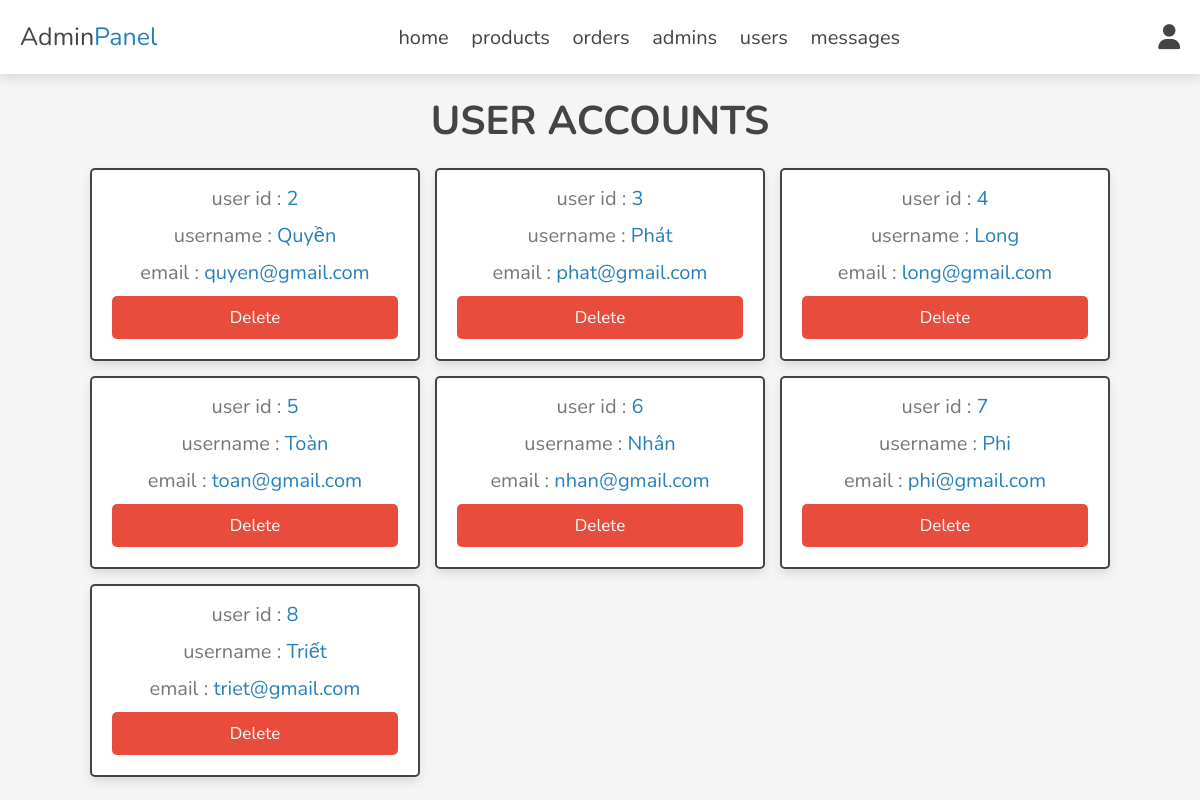
Screenshot of /admin/users_accounts.php (signed in) with the database file from the repository.
### tables this page shows
CREATE TABLE `users` (
  `id` int(100) NOT NULL,
  `name` varchar(20) NOT NULL,
  `email` varchar(50) NOT NULL,
  `password` varchar(50) NOT NULL
);

### admin/users_accounts.php (the view, shortened to what this page needs)
<?php
include '../components/connect.php';
?>
<!DOCTYPE html>
<html lang="en">
<head>
   <link rel="stylesheet" href="https://cdnjs.cloudflare.com/ajax/libs/font-awesome/6.1.1/css/all.min.css">
   <link rel="stylesheet" href="../css/admin_style.css">
</head>
<body>
<?php include '../components/admin_header.php'; ?>
<section class="accounts">
   <h1 class="heading">user accounts</h1>
   <div class="box-container">
   <?php
      $select_accounts = $conn->prepare("SELECT * FROM `users`");
      $select_accounts->execute();
      if($select_accounts->rowCount() > 0){
         while($fetch_accounts = $select_accounts->fetch(PDO::FETCH_ASSOC)){
   ?>
   <div class="box">
      <p> user id : <span><?= $fetch_accounts['id']; ?></span> </p>
      <p> username : <span><?= $fetch_accounts['name']; ?></span> </p>
      <p> email : <span><?= $fetch_accounts['email']; ?></span> </p>
      <a href="users_accounts.php?delete=<?= $fetch_accounts['id']; ?>" onclick="return confirm('delete this account? the user related information will also be delete!')" class="delete-btn">delete</a>
   </div>
   <?php
         }
      }else{
         echo '<p class="empty">no accounts available!</p>';
      }
   ?>
   </div>
</section>
</body>
</html>

### components/admin_header.php (shortened to what this page needs)
<header class="header">
   <section class="flex">
      <a href="../admin/dashboard.php" class="logo">Admin<span>Panel</span></a>
      <nav class="navbar">
         <a href="../admin/dashboard.php">home</a>
         <a href="../admin/products.php">products</a>
         <a href="../admin/placed_orders.php">orders</a>
         <a href="../admin/admin_accounts.php">admins</a>
         <a href="../admin/users_accounts.php">users</a>
         <a href="../admin/messages.php">messages</a>
      </nav>
      <div class="icons">
         <div id="user-btn" class="fas fa-user"></div>
      </div>
   </section>
</header>

### css/admin_style.css (style rules this page uses)
:root { --main-color:#2980b9; --orange:#f39c12; --red:#e74c3c; --black:#444; --white:#fff; --light-color:#777; --light-bg:#f5f5f5; --border:.2rem solid var(--black); --box-shadow:0 .5rem 1rem rgba(0,0,0,.1); }
* { font-family: 'Nunito', sans-serif; margin:0; padding:0; box-sizing: border-box; outline: none; border:none; text-decoration: none; }
html { font-size: 62.5%; overflow-x: hidden; }
body { background-color: var(--light-bg); }
section { padding:2rem; max-width: 1200px; margin:0 auto; }
.heading { font-size: 4rem; color:var(--black); margin-bottom: 2rem; text-align: center; text-transform: uppercase; }
.btn, .delete-btn, .option-btn { display: block; width: 100%; margin-top: 1rem; border-radius: .5rem; padding:1rem 3rem; font-size: 1.7rem; text-transform: capitalize; color:var(--white); cursor: pointer; text-align: center; }
.delete-btn { background-color: var(--red); }
.header { position: sticky; top:0; left:0; right:0; background-color: var(--white); box-shadow: var(--box-shadow); z-index: 1000; }
.header .flex { display: flex; align-items: center; justify-content: space-between; position: relative; }
.header .flex .logo { font-size: 2.5rem; color:var(--black); }
.header .flex .logo span { color:var(--main-color); }
.header .flex .navbar a { margin:0 1rem; font-size: 2rem; color:var(--black); }
.header .flex .icons div { margin-left: 1.7rem; font-size: 2.5rem; cursor: pointer; color:var(--black); }
.accounts .box-container { display: grid; grid-template-columns: repeat(auto-fit, 33rem); gap:1.5rem; align-items: flex-start; justify-content: center; }
.accounts .box-container .box { padding:2rem; padding-top: .5rem; border-radius: .5rem; text-align: center; border:var(--border); background-color: var(--white); box-shadow: var(--box-shadow); }
.accounts .box-container .box p { font-size: 2rem; color:var(--light-color); margin: 1rem 0; }
.accounts .box-container .box p span { color:var(--main-color); }

### rows the page displays
users: id "2", name "Quyền", email "quyen@gmail.com"
users: id "3", name "Phát", email "phat@gmail.com"
users: id "4", name "Long", email "long@gmail.com"
users: id "5", name "Toàn", email "toan@gmail.com"
users: id "6", name "Nhân", email "nhan@gmail.com"
users: id "7", name "Phi", email "phi@gmail.com"
users: id "8", name "Triết", email "triet@gmail.com"
